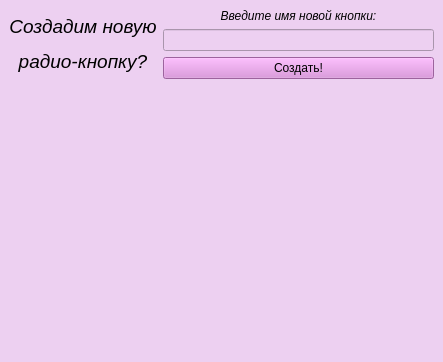
<?xml version="1.0" encoding="UTF-8"?>
<ui version="4.0">
 <class>MainWindow</class>
 <widget class="QMainWindow" name="MainWindow">
  <property name="geometry">
   <rect>
    <x>0</x>
    <y>0</y>
    <width>443</width>
    <height>362</height>
   </rect>
  </property>
  <property name="windowTitle">
   <string>MainWindow</string>
  </property>
  <property name="styleSheet">
   <string notr="true">background-color: rgb(237, 208, 241);</string>
  </property>
  <widget class="QWidget" name="centralwidget">
   <layout class="QVBoxLayout" name="verticalLayout_2">
    <item>
     <layout class="QHBoxLayout" name="horizontalLayout">
      <item>
       <widget class="QLabel" name="label">
        <property name="sizePolicy">
         <sizepolicy hsizetype="Maximum" vsizetype="Preferred">
          <horstretch>0</horstretch>
          <verstretch>0</verstretch>
         </sizepolicy>
        </property>
        <property name="minimumSize">
         <size>
          <width>45</width>
          <height>0</height>
         </size>
        </property>
        <property name="text">
         <string>&lt;html&gt;&lt;head/&gt;&lt;body&gt;&lt;p align=&quot;center&quot;&gt;&lt;span style=&quot; font-size:14pt; font-style:italic;&quot;&gt;Создадим новую&lt;/span&gt;&lt;/p&gt;&lt;p align=&quot;center&quot;&gt;&lt;span style=&quot; font-size:14pt; font-style:italic;&quot;&gt;радио-кнопку?&lt;/span&gt;&lt;/p&gt;&lt;/body&gt;&lt;/html&gt;</string>
        </property>
       </widget>
      </item>
      <item>
       <layout class="QVBoxLayout" name="verticalLayout_3">
        <item>
         <widget class="QLabel" name="label_2">
          <property name="sizePolicy">
           <sizepolicy hsizetype="Preferred" vsizetype="Fixed">
            <horstretch>0</horstretch>
            <verstretch>0</verstretch>
           </sizepolicy>
          </property>
          <property name="minimumSize">
           <size>
            <width>0</width>
            <height>0</height>
           </size>
          </property>
          <property name="text">
           <string>&lt;html&gt;&lt;head/&gt;&lt;body&gt;&lt;p align=&quot;center&quot;&gt;&lt;span style=&quot; font-style:italic;&quot;&gt;Введите имя новой кнопки:&lt;/span&gt;&lt;/p&gt;&lt;/body&gt;&lt;/html&gt;</string>
          </property>
         </widget>
        </item>
        <item>
         <widget class="QLineEdit" name="lineEdit"/>
        </item>
        <item>
         <widget class="QPushButton" name="pushButton">
          <property name="styleSheet">
           <string notr="true">background-color:rgb(220, 138, 221);</string>
          </property>
          <property name="text">
           <string>Создать!</string>
          </property>
         </widget>
        </item>
       </layout>
      </item>
     </layout>
    </item>
    <item>
     <layout class="QVBoxLayout" name="verticalLayout_4">
      <item>
       <widget class="RadioBtnLable" name="widget" native="true"/>
      </item>
     </layout>
    </item>
   </layout>
  </widget>
  <widget class="QMenuBar" name="menubar">
   <property name="geometry">
    <rect>
     <x>0</x>
     <y>0</y>
     <width>443</width>
     <height>22</height>
    </rect>
   </property>
  </widget>
  <widget class="QStatusBar" name="statusbar"/>
 </widget>
 <customwidgets>
  <customwidget>
   <class>RadioBtnLable</class>
   <extends>QWidget</extends>
   <header>RadioBtnLable.h</header>
   <container>1</container>
   <slots>
    <signal>clicked()</signal>
    <slot>slot1()</slot>
   </slots>
  </customwidget>
 </customwidgets>
 <resources/>
 <connections/>
</ui>
